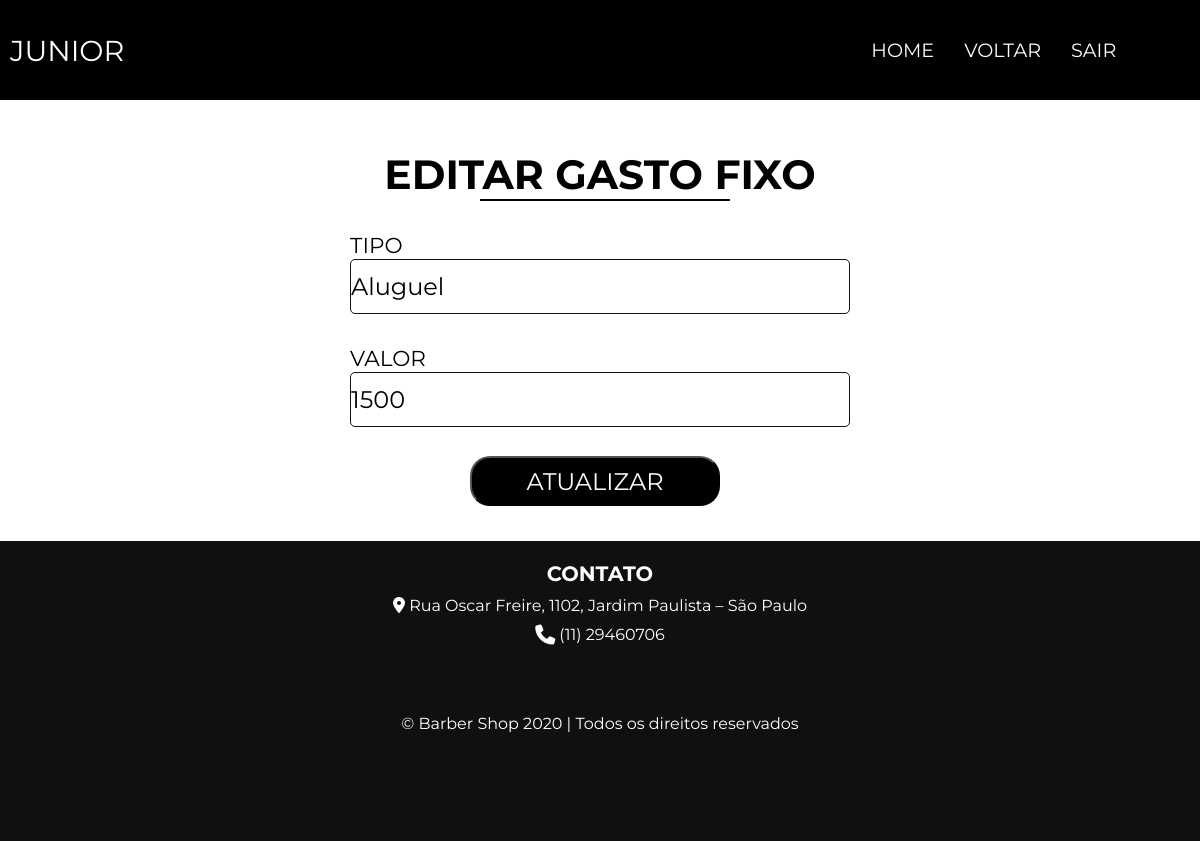
Screenshot of /crud/editargasto.php?id=1 with the database file from the repository.
### tables this page shows
CREATE TABLE IF NOT EXISTS `tb_proprietario` (
  `idProprietario` int(11) NOT NULL AUTO_INCREMENT,
  `nome` varchar(45) NOT NULL,
  `email_proprietario` varchar(255) NOT NULL,
  `senha_proprietario` varchar(32) NOT NULL,
  PRIMARY KEY (`idProprietario`)
);

CREATE TABLE IF NOT EXISTS `tb_gastosfixos` (
  `idGastosFixos` int(11) NOT NULL AUTO_INCREMENT,
  `tipo` varchar(255) NOT NULL,
  `valor` double NOT NULL,
  PRIMARY KEY (`idGastosFixos`)
);

### crud/editargasto.php (the view, shortened to what this page needs)
<?php
require_once '../crud/conexaoDB.php';
if(isset($_GET['id'])){
    $idGastosFixos = mysqli_escape_string($conexao, $_GET['id']);
    $sql = "SELECT * FROM tb_gastosfixos WHERE idGastosFixos = '$idGastosFixos'";
    $result = mysqli_query($conexao, $sql);
    $dados = mysqli_fetch_array($result);
    $sqlp = mysqli_query($conexao, "SELECT nome FROM tb_proprietario");
    $proprietario = mysqli_fetch_array($sqlp);
}
?>
<!DOCTYPE html>
<html lang="pt-br">
<head>
    <link rel="stylesheet" href="../css/editarconta.css">
</head>
<body>
    <header>
        <p class="name"><?php echo $proprietario[0]; ?></p>
        <nav>
            <ul>
                <li><a href="../index.php">Home</a></li>
                <li><a href="../perfis/perfilproprietario.php">Voltar</a></li>
                <li><a href="../crud/logout.php">Sair</a></li>
            </ul>
        </nav>
    </header>
    <section>
        <form method="POST" action="../crud/update-gastofixo.php">
            <h1>Editar Gasto Fixo</h1>
            <hr><br>
            <label for="tipo">Tipo</label><br>
            <input type="text" name="tipo" value="<?php echo $dados['tipo'] ?>"><br><br>
            <label for="valor">Valor</label><br>
            <input type="text" name="valor" value="<?php echo $dados['valor'] ?>"> <br><br>
            <button type="submit" name="btn-atualizar">Atualizar</button>
        </form>
    </section>
    <footer>
        <h2 class="title">Contato</h2>
        <ul class="infos">
            <li><i class="fas fa-map-marker-alt"></i> Rua Oscar Freire, 1102, Jardim Paulista – São Paulo </li>
            <li><i class="fa fa-phone fa-lg"></i> (11) 29460706 </li>
        </ul>
        <p>© Barber Shop 2020 | Todos os direitos reservados</p>
    </footer>
</body>
</html>

### css/editarconta.css (style rules this page uses)
* { margin: 0; padding: 0; font-size: 100%; box-sizing: border-box; font-family: 'Montserrat', sans-serif; }
nav, ul { list-style: none; }
a { text-decoration: none; cursor: pointer; color: #fff; }
header { width: 100%; background-color: #000; display: flex; position: absolute; top: 0; left: 0; align-items: center; font-size: 1.2em; justify-content: space-between; height: 100px; text-transform: uppercase; margin-bottom: 300px; }
header .name { color: #fff; margin-right: 500px; font-size: 1.5em; width: 500px; display: flex; margin-left: 10px; }
header nav ul { display: flex; margin-left: -25%; }
header nav ul a { padding: 0 15px; color: #fff; text-align: center; }
section { display: flex; font-size: 1.5em; margin-top: 150px; flex-direction: column; align-items: center; text-transform: uppercase; }
section form { border-radius: 10px; }
section form h1 { font-size: 1.7em; text-align: center; width: 500px; }
section form label { font-size: 0.9em }
section form input { width: 500px; height: 55px; border-radius: 5px; border: solid 1px #101010 }
section form button { width: 250px; height: 50px; border-radius: 20px; color: #fff; background-color: #000; margin: 0 120px 35px; text-transform: uppercase; }
section form hr { border: solid 1px #000; width: 250px; margin-left: 130px }
footer { width: 100%; height: 300px; background-color: #101010; color: #fff; display: flex; flex-direction: column; align-items: center; }
footer h2 { font-size: 1.3em; text-transform: uppercase; margin-top: 20px }
footer ul { font-size: 1em; text-align: center; }
footer ul li { margin-top: 10px; }
footer p { margin-top: 70px }

### rows the page displays
tb_proprietario: nome "JUNIOR"
tb_gastosfixos: tipo "Aluguel", valor "1500"
